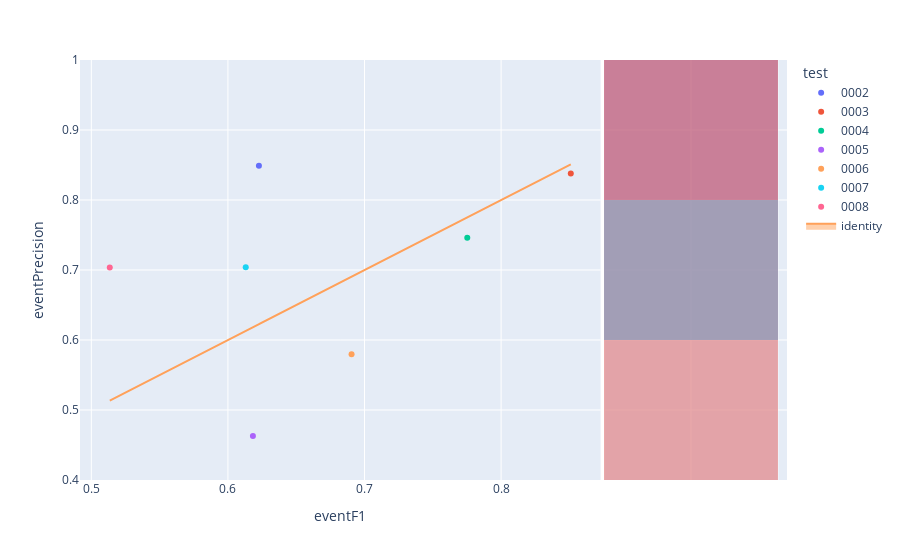

Notebook code for this chart:
### Code cell
fig=px.scatter(experimentModels,x='eventF1',y='eventPrecision',color='test',hover_name='modelId', marginal_y="histogram")
fig.add_trace(
    go.Scatter(x=experimentModels['eventF1'], y=experimentModels['eventF1'], name="identity", mode='lines',fill="toself")
)
fig.show()

### Figure 1 — Plotly figure (JSON) as saved in the notebook; plotly's stock layout.template omitted (floating-point values rounded to 4 significant figures)
{"data": [{"hovertemplate": "<b>%{hovertext}</b><br><br>test=0002<br>eventF1=%{x}<br>eventPrecision=%{y}<extra></extra>", "hovertext": ["9e8c92c9-d012-4e46-a60f-74540df5103d"], "legendgroup": "0002", "marker": {"color": "#636efa", "symbol": "circle"}, "mode": "markers", "name": "0002", "orientation": "v", "showlegend": true, "type": "scatter", "x": [0.6227], "xaxis": "x", "y": [0.8489], "yaxis": "y"}, {"alignmentgroup": "True", "bingroup": "y", "hovertemplate": "test=0002<br>eventPrecision=%{y}<br>count=%{x}<extra></extra>", "legendgroup": "0002", "marker": {"color": "#636efa"}, "name": "0002", "offsetgroup": "0002", "opacity": 0.5, "showlegend": false, "type": "histogram", "xaxis": "x2", "y": [0.8489], "yaxis": "y2"}, {"hovertemplate": "<b>%{hovertext}</b><br><br>test=0003<br>eventF1=%{x}<br>eventPrecision=%{y}<extra></extra>", "hovertext": ["16258fa7-20b7-495e-a32f-75aec610ef66"], "legendgroup": "0003", "marker": {"color": "#EF553B", "symbol": "circle"}, "mode": "markers", "name": "0003", "orientation": "v", "showlegend": true, "type": "scatter", "x": [0.851], "xaxis": "x", "y": [0.8379], "yaxis": "y"}, {"alignmentgroup": "True", "bingroup": "y", "hovertemplate": "test=0003<br>eventPrecision=%{y}<br>count=%{x}<extra></extra>", "legendgroup": "0003", "marker": {"color": "#EF553B"}, "name": "0003", "offsetgroup": "0003", "opacity": 0.5, "showlegend": false, "type": "histogram", "xaxis": "x2", "y": [0.8379], "yaxis": "y2"}, {"hovertemplate": "<b>%{hovertext}</b><br><br>test=0004<br>eventF1=%{x}<br>eventPrecision=%{y}<extra></extra>", "hovertext": ["3654a0cd-77b5-4bcf-8238-54296d7c1a27"], "legendgroup": "0004", "marker": {"color": "#00cc96", "symbol": "circle"}, "mode": "markers", "name": "0004", "orientation": "v", "showlegend": true, "type": "scatter", "x": [0.7752], "xaxis": "x", "y": [0.7461], "yaxis": "y"}, {"alignmentgroup": "True", "bingroup": "y", "hovertemplate": "test=0004<br>eventPrecision=%{y}<br>count=%{x}<extra></extra>", "legendgroup": "0004", "marker": {"color": "#00cc96"}, "name": "0004", "offsetgroup": "0004", "opacity": 0.5, "showlegend": false, "type": "histogram", "xaxis": "x2", "y": [0.7461], "yaxis": "y2"}, {"hovertemplate": "<b>%{hovertext}</b><br><br>test=0005<br>eventF1=%{x}<br>eventPrecision=%{y}<extra></extra>", "hovertext": ["8cec6075-9679-4f7b-b5c7-d6ff36147e79"], "legendgroup": "0005", "marker": {"color": "#ab63fa", "symbol": "circle"}, "mode": "markers", "name": "0005", "orientation": "v", "showlegend": true, "type": "scatter", "x": [0.6183], "xaxis": "x", "y": [0.463], "yaxis": "y"}, {"alignmentgroup": "True", "bingroup": "y", "hovertemplate": "test=0005<br>eventPrecision=%{y}<br>count=%{x}<extra></extra>", "legendgroup": "0005", "marker": {"color": "#ab63fa"}, "name": "0005", "offsetgroup": "0005", "opacity": 0.5, "showlegend": false, "type": "histogram", "xaxis": "x2", "y": [0.463], "yaxis": "y2"}, {"hovertemplate": "<b>%{hovertext}</b><br><br>test=0006<br>eventF1=%{x}<br>eventPrecision=%{y}<extra></extra>", "hovertext": ["5401bdbe-22c1-42a0-9740-d2921a271387"], "legendgroup": "0006", "marker": {"color": "#FFA15A", "symbol": "circle"}, "mode": "markers", "name": "0006", "orientation": "v", "showlegend": true, "type": "scatter", "x": [0.6905], "xaxis": "x", "y": [0.5796], "yaxis": "y"}, {"alignmentgroup": "True", "bingroup": "y", "hovertemplate": "test=0006<br>eventPrecision=%{y}<br>count=%{x}<extra></extra>", "legendgroup": "0006", "marker": {"color": "#FFA15A"}, "name": "0006", "offsetgroup": "0006", "opacity": 0.5, "showlegend": false, "type": "histogram", "xaxis": "x2", "y": [0.5796], "yaxis": "y2"}, {"hovertemplate": "<b>%{hovertext}</b><br><br>test=0007<br>eventF1=%{x}<br>eventPrecision=%{y}<extra></extra>", "hovertext": ["2d237bf5-9265-439a-827b-f1411cb4fc3a"], "legendgroup": "0007", "marker": {"color": "#19d3f3", "symbol": "circle"}, "mode": "markers", "name": "0007", "orientation": "v", "showlegend": true, "type": "scatter", "x": [0.6131], "xaxis": "x", "y": [0.7038], "yaxis": "y"}, {"alignmentgroup": "True", "bingroup": "y", "hovertemplate": "test=0007<br>eventPrecision=%{y}<br>count=%{x}<extra></extra>", "legendgroup": "0007", "marker": {"color": "#19d3f3"}, "name": "0007", "offsetgroup": "0007", "opacity": 0.5, "showlegend": false, "type": "histogram", "xaxis": "x2", "y": [0.7038], "yaxis": "y2"}, {"hovertemplate": "<b>%{hovertext}</b><br><br>test=0008<br>eventF1=%{x}<br>eventPrecision=%{y}<extra></extra>", "hovertext": ["8bf430c8-bbc9-4ee2-927e-75f7a5e76570"], "legendgroup": "0008", "marker": {"color": "#FF6692", "symbol": "circle"}, "mode": "markers", "name": "0008", "orientation": "v", "showlegend": true, "type": "scatter", "x": [0.5135], "xaxis": "x", "y": [0.7037], "yaxis": "y"}, {"alignmentgroup": "True", "bingroup": "y", "hovertemplate": "test=0008<br>eventPrecision=%{y}<br>count=%{x}<extra></extra>", "legendgroup": "0008", "marker": {"color": "#FF6692"}, "name": "0008", "offsetgroup": "0008", "opacity": 0.5, "showlegend": false, "type": "histogram", "xaxis": "x2", "y": [0.7037], "yaxis": "y2"}, {"fill": "toself", "mode": "lines", "name": "identity", "type": "scatter", "x": [0.6227, 0.851, 0.7752, 0.6183, 0.6905, 0.6131, 0.5135], "y": [0.6227, 0.851, 0.7752, 0.6183, 0.6905, 0.6131, 0.5135]}], "layout": {"barmode": "overlay", "legend": {"title": {"text": "test"}, "tracegroupgap": 0}, "margin": {"t": 60}, "xaxis": {"anchor": "y", "domain": [0, 0.7363], "title": {"text": "eventF1"}}, "xaxis2": {"anchor": "y2", "domain": [0.7413, 1], "matches": "x2", "showgrid": true, "showline": false, "showticklabels": false, "ticks": ""}, "yaxis": {"anchor": "x", "domain": [0, 1], "title": {"text": "eventPrecision"}}, "yaxis2": {"anchor": "x2", "domain": [0, 1], "matches": "y", "showgrid": true, "showticklabels": false}}}
